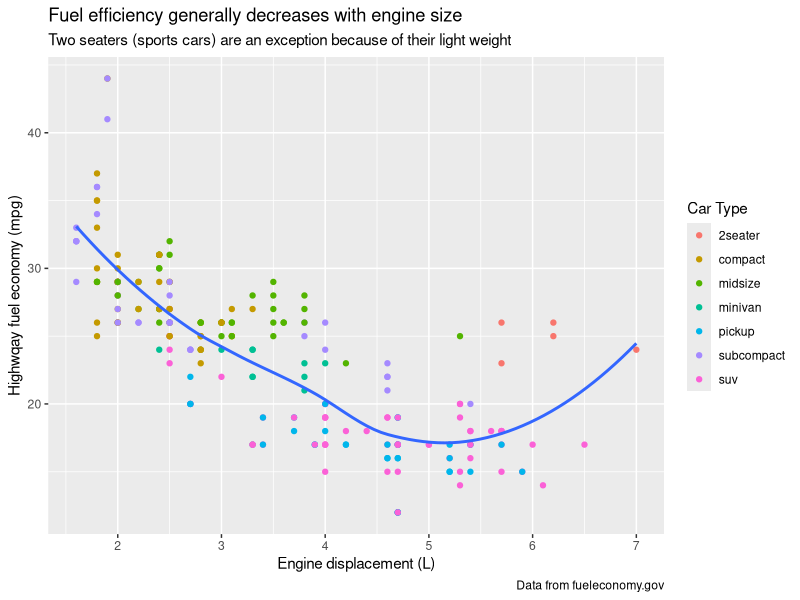
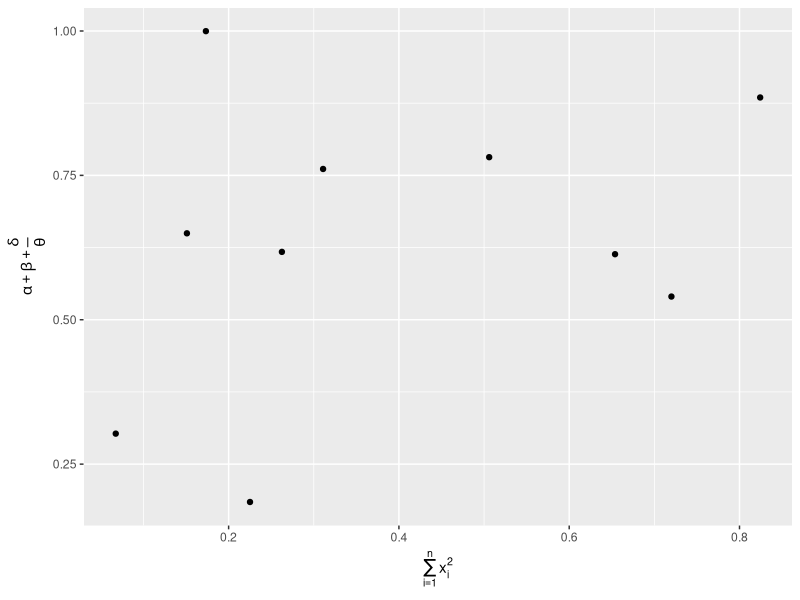
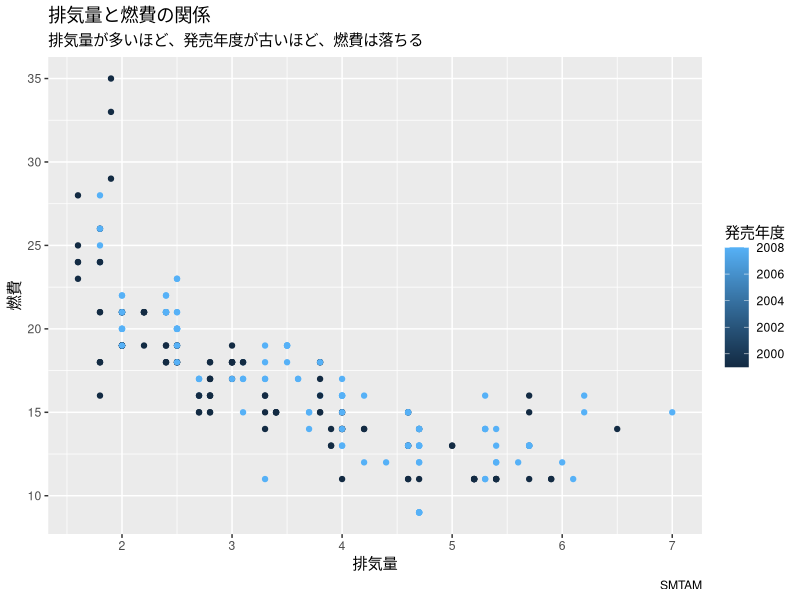
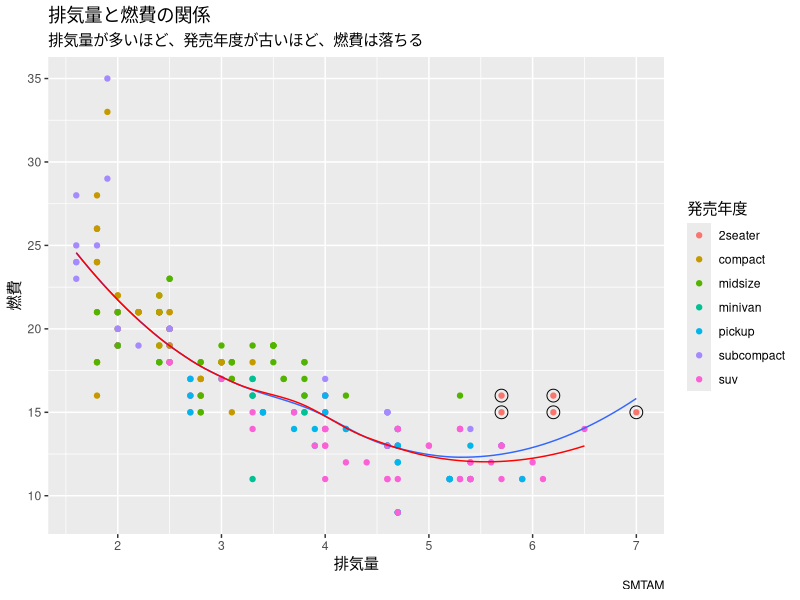
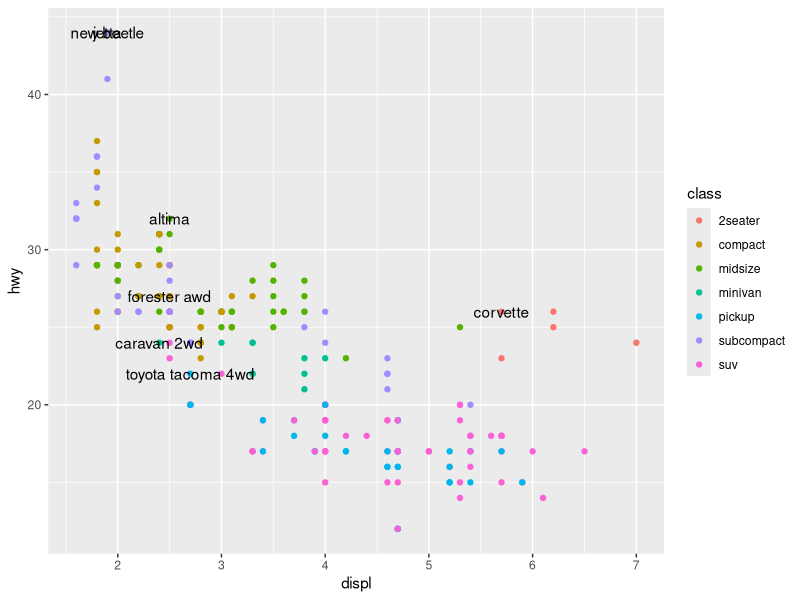
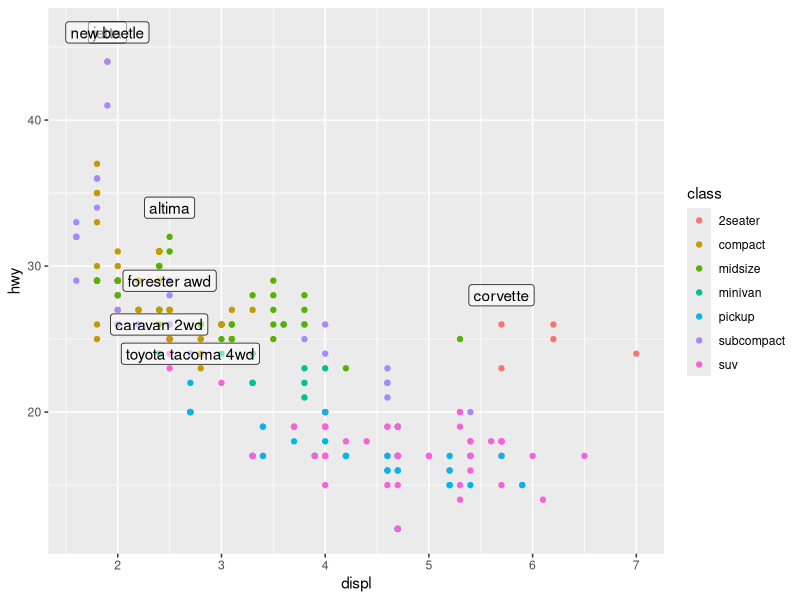
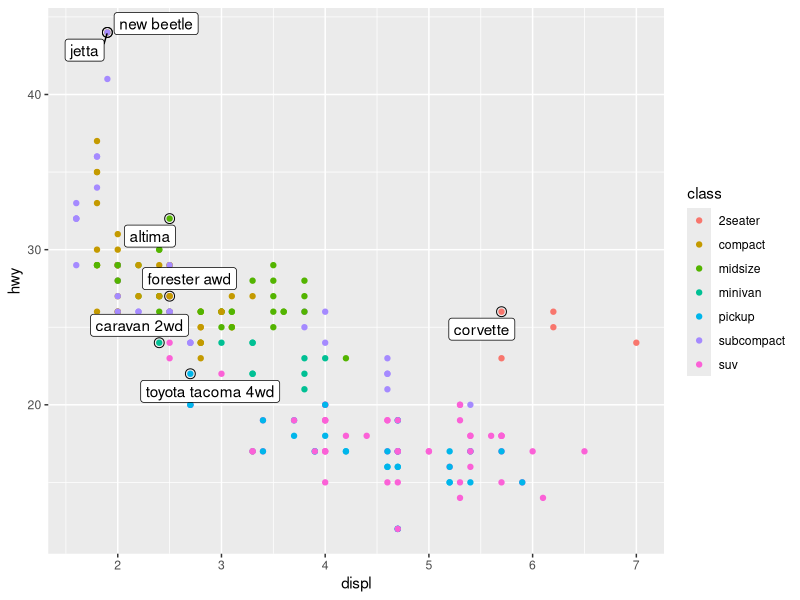
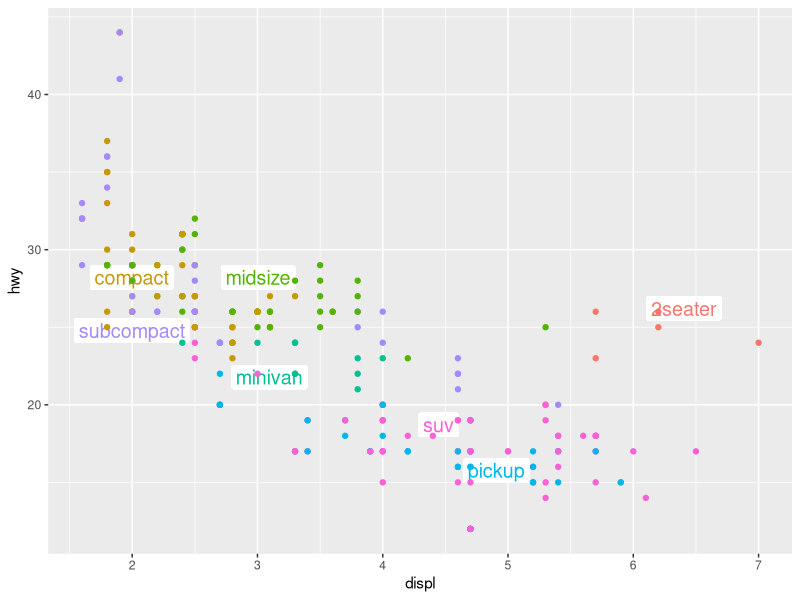

R code for these plots, in order: (Note: this script raises an error after producing the figures.)

library(tidyverse)

ggplot(mpg, aes(displ, hwy)) +
  geom_point(aes(color=class)) +
  geom_smooth(se=F) +
  labs(
    title=paste(
      "Fuel efficiency generally decreases with",
      "engine size"
    ),
    subtitle=paste(
      "Two seaters (sports cars) are an exception",
      "because of their light weight"
    ),
    caption="Data from fueleconomy.gov",
    x="Engine displacement (L)",
    y="Highwqay fuel economy (mpg)",
    color="Car Type"
  )

df <- tibble(
  x=runif(10),
  y=runif(10)
)

ggplot(df, aes(x, y)) +
  geom_point() +
  labs(
    x=quote(sum(x[i]^2, i==1, n)),
    y=quote(alpha + beta + frac(delta, theta))
  )

?plotmath


#Ex.1
?mpg
#cty: highway miles per gallon
#displ: engine displacement

ggplot(mpg, aes(displ, cty)) +
  geom_point(aes(color=year)) +
  labs(
    title="排気量と燃費の関係",
    subtitle="排気量が多いほど、発売年度が古いほど、燃費は落ちる",
    caption="SMTAM",
    x="排気量",
    y="燃費",
    color="発売年度"
  )

#Ex.2

ggplot(mpg, aes(displ, cty)) +
  geom_point(aes(color=class)) +
  geom_point(
    data=filter(mpg, class=="2seater"),
    size=4, shape=1
  ) +
  geom_smooth(se=F, size=0.5) +
  geom_smooth(
    data=filter(mpg, class!="2seater"),
    se=F,
    size=0.5,
    color="red"
  ) +
  labs(
    title="排気量と燃費の関係",
    subtitle="排気量が多いほど、発売年度が古いほど、燃費は落ちる",
    caption="SMTAM",
    x="排気量",
    y="燃費",
    color="発売年度"
  )

#Ex.3
best_in_class <- mpg %>%
  group_by(class) %>%
  filter(row_number(desc(hwy))==1)

#ラベルを付ける①
ggplot(mpg, aes(displ, hwy)) +
  geom_point(aes(color=class)) +
  geom_text(aes(label=model), data=best_in_class)


#ラベルを付ける②
ggplot(mpg, aes(displ, hwy)) +
  geom_point(aes(color=class)) +
  geom_label(
    aes(label=model), 
    data=best_in_class,
    nudge_y=2,
    alpha=0.5)

install.packages("ggrepel")

#ラベルを付ける③
ggplot(mpg, aes(displ, hwy)) +
  geom_point(aes(color=class)) +
  geom_point(size=3, shape=1, data=best_in_class) +
  ggrepel::geom_label_repel(
    aes(label=model), 
    data=best_in_class)


class_avg <- mpg %>%
  group_by(class) %>%
  summarize(
    displ=median(displ),
    hwy=median(hwy))

#ラベルにグループ名を用いる
library(tidyverse)

ggplot(mpg, aes(displ, hwy, color=class)) +
  ggrepel::geom_label_repel(aes(label=class),
                            data=class_avg,
                            size=5,
                            label.size=0,
                            segment.color=NA
                            ) +
  geom_point() +
  theme(legend.position="none")

p1 + p2

library(patchwork)


?ggrepel::geom_label_repel


label <- mpg %>%
  summarize(
    displ=max(displ),
    hwy=max(hwy),
    label=paste(
      "Increasing engine size is \nrelated to",
      "decreasing fuel economy"
    )
  )

#特定の位置に文字列の挿入、
#vjust、hjustは指定した座標をテキストのどの位置に合わせるかを指定する
ggplot(mpg, aes(displ, hwy)) +
  geom_point() +
  geom_text(
    aes(label=label),
    data=label,
    vjust="top",
    hjust="right"
  )


label <- tibble(
  displ=Inf,
  hwy=Inf,
  label=paste(
    "Increasing engine size is \nrelated to",
    "decreasing fuel economy"
  )
)

ggplot(mpg, aes(displ, hwy)) +
  geom_point() +
  geom_text(
    aes(label=label),
    data=label,
    vjust="top",
    hjust="right"
  ) +
  geom_hline(yintercept=20, color="white", size=2)


#基本的にラベルの位置を特定するデータセットを新たに作成する必要がある

library(tidyverse)


#指定した幅で折り返す
"Increasing engine size related to decreasing fuel economy." %>%
  stringr::str_wrap(width=40) %>%
  writeLines() #文字列の出力

?str_wrap

#Ex.1
label <- tibble(
  displ=c(Inf, Inf, -Inf, -Inf),
  hwy=c(Inf, -Inf, Inf, -Inf),
  label=c("Upper Right", "Lower Right", "Upper Left", "Lower Left")
)

ggplot(mpg, aes(displ, hwy)) +
  geom_point() +
  geom_text(
    aes(label=label),
    data=label,
    vjust=c("top", "bottom", "top", "bottom"),
    hjust=c("right", "right", "left", "left")
  )

#Ex.2
#個別のテキスト
ggplot(mpg, aes(displ, hwy)) +
  geom_point() +
  annotate("text", x=5, y=35, label="Test")


#Ex.3
#全てのファセットに同じラベルを付ける
ggplot(mpg, aes(displ, hwy)) +
  geom_point() +
  geom_point(data=cty_max, size=3, shape=1) +
  ggrepel::geom_label_repel(aes(label="Max Cty"),
            data=cty_max,
            size=3) +
  facet_wrap(~class)

#全てのファセットにラベルを付ける
ggplot(mpg, aes(displ, hwy)) +
  geom_point() +
  geom_point(data=filter(cty_max, class=="2seater"), size=3, shape=1) +
  ggrepel::geom_label_repel(aes(label="Max Cty"),
                            data=filter(cty_max, class=="2seater"),
                            size=3) +
  facet_wrap(~class)


#全てのファセットに異なるラベルを付ける
ggplot(mpg, aes(displ, hwy)) +
  geom_point() +
  geom_point(data=cty_max, size=3, shape=1) +
  ggrepel::geom_label_repel(aes(label=year),
                            data=cty_max,
                            size=3) +
  facet_wrap(~class)


cty_max <- mpg %>%
  group_by(class) %>%
  filter(row_number(desc(cty))==1)

#Ex.4

ggplot(mpg, aes(displ, hwy)) +
  geom_point() +
  geom_point(data=hwy_max, size=3, shape=1) +
  geom_label(aes(label=class),
                            data=hwy_max,
                            size=3)

hwy_max <- mpg %>%
  group_by(class) %>%
  filter(row_number(desc(hwy))==1)


#Ex.4
#不明

p1 <- ggplot(mpg, aes(displ, hwy)) +
  geom_point() +
  geom_point(data=hwy_max, size=3, shape=1) +
  geom_label(aes(label=class),
             data=hwy_max,
             size=3)


p2 <- ggplot(mpg, aes(displ, hwy)) +
  geom_point() +
  geom_point(data=hwy_max, size=3, shape=1) +
  geom_label(aes(label=class),
             data=hwy_max,
             size=3,
             label.r=0.1
             )

#Ex.5
ggplot(mpg, aes(displ, hwy)) +
  geom_point() +
  geom_point(data=hwy_max, size=3, shape=1) +
  geom_label(aes(label=class),
             data=hwy_max,
             size=3) +
  geom_segment(xend=2, yend=41.5, x=2.5, y=44, arrow=arrow())


#スケールは自動
ggplot(mpg, aes(displ, hwy)) +
  geom_point(aes(colour=class))
  
#デフォルト（自動）
ggplot(mpg, aes(displ, hwy)) +
  geom_point(aes(colour=class)) +
  scale_x_continuous() +
  scale_y_continuous() +
  scale_color_discrete()


ggplot(mpg, aes(displ, hwy)) +
  geom_point() +
  scale_y_continuous(breaks=seq(15, 40, by=5)) #目盛り


ggplot(mpg, aes(displ, hwy)) +
  geom_point() +
  scale_y_continuous(breaks=seq(0, 55, by=5)) #目盛り



ggplot(mpg, aes(displ, hwy)) +
  geom_point() +
  scale_y_continuous(labels=NULL) +
  scale_x_continuous(labels=NULL)

#ラベル、目盛り幅
presidential %>%
  mutate(id=33+row_number()) %>%
  ggplot(aes(start, id)) +
  geom_point() +
  #線分
  geom_segment(aes(xend=end, yend=id)) +
  #目盛りを変数で指定
  scale_x_date(
    NULL,
    breaks=presidential$start,
    date_labels="'%y"
  )

#凡例の操作

base <- ggplot(mpg, aes(displ, hwy)) +
  geom_point(aes(color=class))

base + theme(legend.position="left")
base + theme(legend.position="top")
base + theme(legend.position="bottom")



ggplot(mpg, aes(displ, hwy)) +
  geom_point(aes(color=class)) +
  geom_smooth(se=F) +
  theme(legend.position="bottom") +
  #凡例の制御
  guides(
    color=guide_legend(
      nrow=1,
      override.aes=list(size=4)
    )
  )


ggplot(diamonds, aes(carat, price)) +
  geom_bin2d()


ggplot(diamonds, aes(log10(carat), log10(price))) +
  geom_bin2d()

ggplot(diamonds, aes(carat, price)) +
  geom_bin2d() +
  scale_x_log10() +
  scale_y_log10()


#スケールとしての色のパターンを設定
ggplot(mpg, aes(displ, hwy)) +
  geom_point(aes(color=drv))

ggplot(mpg, aes(displ, hwy)) +
  geom_point(aes(color=drv, shape=drv)) +
  scale_color_brewer(palette="Set1")


presidential %>%
  mutate(id=33+row_number()) %>%
  ggplot(aes(start, id, color=party)) +
  geom_point() +
  #プロットから線分を引く
  geom_segment(aes(xend=end, yend=id)) +
  #目盛りを変数で指定
  scale_colour_manual(
    values=c(Republican="red", Democratic="blue")
  ) +
  scale_x_date(
    NULL,
    breaks=presidential$start,
    date_labels="'%y"
  )


#スケールを色で表現する

df <- tibble(
  x=rnorm(10000), 
  y=rnorm(10000)
)

ggplot(df, aes(x, y)) +
  geom_hex() +
  #軸の幅を揃える
  coord_fixed()

ggplot(df, aes(x, y)) +
  geom_hex() +
  viridis::scale_fill_viridis() +
  coord_fixed()


#Ex.1
ggplot(df, aes(x, y)) +
  geom_hex() +
  scale_color_gradient(low="white", high="red") +
  coord_fixed()

ggplot(df, aes(x, y)) +
  geom_hex() +
  scale_fill_gradient(low="white", high="red") +
  coord_fixed()

#Ex.2
#軸の名前
ggplot(df, aes(x, y)) +
  geom_hex() +
  scale_fill_gradient(low="white", high="red") +
  scale_x_continuous("x軸") +
  scale_y_continuous("y軸") +
  coord_fixed()

#Ex.3
typeof(presidential$start + years(4))
typeof(presidential$start + years(0))
typeof(presidential$start)

mode(presidential$start + years(4))
mode(presidential$start)


presidential %>%
  mutate(interim=if_else(presidential$start + years(4) > presidential$end + years(0), 
                         presidential$end + years(0),
                         presidential$start + years(4)))


presidential %>%
  mutate(id=33+row_number()) %>%
  mutate(interim=if_else(presidential$start + years(4) > presidential$end + years(0), 
                         presidential$end + years(0),
                         presidential$start + years(4))) %>%
  ggplot(aes(start, id, color=party)) +
  geom_point() +
  #プロットから線分を引く
  geom_segment(aes(xend=end, yend=id), arrow=arrow(length=unit(2, "mm"))) +
  geom_segment(aes(xend=interim, yend=id), arrow=arrow(length=unit(2, "mm"))) +
  #目盛りを変数で指定
  scale_colour_manual(
    values=c(Republican="red", Democratic="blue")
  ) +
  scale_x_date(
    "西暦",
    breaks=presidential$start,
    date_labels="'%y",
    limits=c(as.Date("1950-1-1"), as.Date("2019-1-1"))
  ) +
  scale_y_continuous("歴代", 
                     breaks=seq(34, 46, by=2), 
                     limits=c(33, 45)) +
  # 囲いなしラベル
  # geom_text(aes(label=name),
  #           vjust="bottom",
  #           hjust="right"
  # ) +
  # 囲いつきラベル
  # geom_label(aes(label=name),
  #            nudge_y=0.5,
  #            show.legend=FALSE) +
  ggrepel::geom_label_repel(aes(label=name),
                            size=3,
                            nudge_y=0.5) +
  labs(title="米国歴代大統領")
  

#Ex.4
#凡例の透明度のみ変更する
ggplot(diamonds, aes(carat, price)) +
  geom_point(aes(color=cut), alpha=1/20) +
  theme(legend.position="bottom") +
  guides(
    color=guide_legend(
      nrow=1,
      override.aes=list(alpha=1)
    )
  )



ggplot(mpg, mapping=aes(displ, hwy)) +
  geom_point(aes(color=class)) +
  geom_smooth() +
  coord_cartesian(xlim=c(5, 7), ylim=c(10, 30))

mpg %>%
  filter(displ>=5, displ<=7, hwy>=10, hwy<=30) %>%
  ggplot(aes(displ, hwy)) +
  geom_point(aes(color=class)) +
  geom_smooth()


suv <- mpg %>% filter(class=="suv")
compact <- mpg %>% filter(class=="compact")


p1 <- ggplot(suv, aes(displ, hwy, color=drv)) +
  geom_point()

p2 <- ggplot(compact, aes(displ, hwy, color=drv)) +
  geom_point()


x_scale <- scale_x_continuous(limits=range(mpg$displ))
y_scale <- scale_y_continuous(limits=range(mpg$hwy))
col_scale <- scale_color_discrete(limits=unique(mpg$drv))


p1 <- ggplot(suv, aes(displ, hwy, color=drv)) +
  geom_point() +
  x_scale +
  y_scale +
  col_scale

p2 <- ggplot(compact, aes(displ, hwy, color=drv)) +
  geom_point() +
  x_scale +
  y_scale +
  col_scale

p1 + p2

ggplot(mpg, aes(displ, hwy)) +
  geom_point(aes(color=class)) +
  geom_smooth(se=F) +
  theme_classic()


ggsave("test.pdf")



library(lubridate)
library(tidyverse)
library(patchwork)
